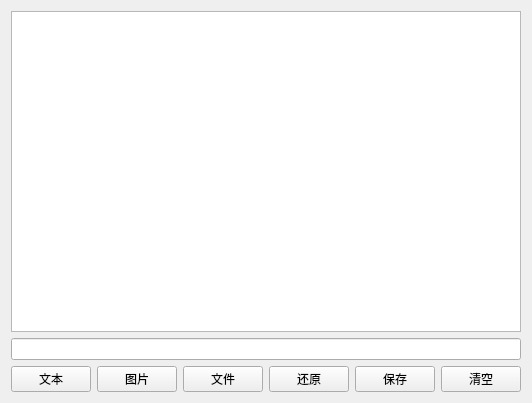
<?xml version="1.0" encoding="UTF-8"?>
<ui version="4.0">
 <class>ClipboardView</class>
 <widget class="QWidget" name="ClipboardView">
  <property name="geometry">
   <rect>
    <x>0</x>
    <y>0</y>
    <width>518</width>
    <height>403</height>
   </rect>
  </property>
  <property name="windowTitle">
   <string>Form</string>
  </property>
  <layout class="QGridLayout" name="gridLayout">
   <item row="2" column="0">
    <layout class="QHBoxLayout" name="horizontalLayout" stretch="1,1,1,0,2,1,1">
     <item>
      <widget class="QPushButton" name="TextBtn">
       <property name="sizePolicy">
        <sizepolicy hsizetype="Expanding" vsizetype="Fixed">
         <horstretch>0</horstretch>
         <verstretch>0</verstretch>
        </sizepolicy>
       </property>
       <property name="text">
        <string>文本</string>
       </property>
      </widget>
     </item>
     <item>
      <widget class="QPushButton" name="ImageBtn">
       <property name="sizePolicy">
        <sizepolicy hsizetype="Expanding" vsizetype="Fixed">
         <horstretch>0</horstretch>
         <verstretch>0</verstretch>
        </sizepolicy>
       </property>
       <property name="text">
        <string>图片</string>
       </property>
      </widget>
     </item>
     <item>
      <widget class="QPushButton" name="FileBtn">
       <property name="sizePolicy">
        <sizepolicy hsizetype="Expanding" vsizetype="Fixed">
         <horstretch>0</horstretch>
         <verstretch>0</verstretch>
        </sizepolicy>
       </property>
       <property name="text">
        <string>文件</string>
       </property>
      </widget>
     </item>
     <item>
      <widget class="QPushButton" name="restoreBtn">
       <property name="text">
        <string>还原</string>
       </property>
      </widget>
     </item>
     <item>
      <spacer name="horizontalSpacer">
       <property name="orientation">
        <enum>Qt::Orientation::Horizontal</enum>
       </property>
       <property name="sizeHint" stdset="0">
        <size>
         <width>40</width>
         <height>20</height>
        </size>
       </property>
      </spacer>
     </item>
     <item>
      <widget class="QPushButton" name="saveButton">
       <property name="text">
        <string>保存</string>
       </property>
      </widget>
     </item>
     <item>
      <widget class="QPushButton" name="clearButton">
       <property name="text">
        <string>清空</string>
       </property>
      </widget>
     </item>
    </layout>
   </item>
   <item row="0" column="0">
    <widget class="QListWidget" name="listWidget">
     <property name="styleSheet">
      <string notr="true"/>
     </property>
    </widget>
   </item>
   <item row="1" column="0">
    <widget class="QLineEdit" name="lineEdit"/>
   </item>
  </layout>
 </widget>
 <resources/>
 <connections/>
</ui>
